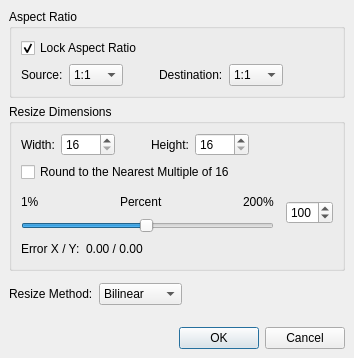
<ui version="4.0" >
 <class>Dialog</class>
 <widget class="QDialog" name="Dialog" >
  <property name="geometry" >
   <rect>
    <x>0</x>
    <y>0</y>
    <width>350</width>
    <height>342</height>
   </rect>
  </property>
  <property name="windowTitle" >
   <string>Resize</string>
  </property>
  <layout class="QVBoxLayout" >
   <property name="margin" >
    <number>9</number>
   </property>
   <property name="spacing" >
    <number>6</number>
   </property>
   <item>
    <widget class="QGroupBox" name="groupBox_2" >
     <property name="title" >
      <string>Aspect Ratio</string>
     </property>
     <layout class="QVBoxLayout" >
      <property name="margin" >
       <number>9</number>
      </property>
      <property name="spacing" >
       <number>6</number>
      </property>
      <item>
       <widget class="QCheckBox" name="lockArCheckBox" >
        <property name="text" >
         <string>Lock Aspect Ratio</string>
        </property>
        <property name="checked" >
         <bool>true</bool>
        </property>
       </widget>
      </item>
      <item>
       <layout class="QHBoxLayout" >
        <property name="margin" >
         <number>0</number>
        </property>
        <property name="spacing" >
         <number>6</number>
        </property>
        <item>
         <widget class="QLabel" name="label_4" >
          <property name="text" >
           <string>Source:</string>
          </property>
         </widget>
        </item>
        <item>
         <widget class="QComboBox" name="comboBoxSource" >
          <item>
           <property name="text" >
            <string>1:1</string>
           </property>
          </item>
          <item>
           <property name="text" >
            <string>4:3</string>
           </property>
          </item>
          <item>
           <property name="text" >
            <string>16:9</string>
           </property>
          </item>
         </widget>
        </item>
        <item>
         <spacer>
          <property name="orientation" >
           <enum>Qt::Horizontal</enum>
          </property>
          <property name="sizeType" >
           <enum>QSizePolicy::Fixed</enum>
          </property>
          <property name="sizeHint" >
           <size>
            <width>30</width>
            <height>20</height>
           </size>
          </property>
         </spacer>
        </item>
        <item>
         <widget class="QLabel" name="label_3" >
          <property name="text" >
           <string>Destination:</string>
          </property>
         </widget>
        </item>
        <item>
         <widget class="QComboBox" name="comboBoxDestination" >
          <item>
           <property name="text" >
            <string>1:1</string>
           </property>
          </item>
          <item>
           <property name="text" >
            <string>4:3</string>
           </property>
          </item>
          <item>
           <property name="text" >
            <string>16:9</string>
           </property>
          </item>
         </widget>
        </item>
        <item>
         <spacer>
          <property name="orientation" >
           <enum>Qt::Horizontal</enum>
          </property>
          <property name="sizeHint" >
           <size>
            <width>40</width>
            <height>20</height>
           </size>
          </property>
         </spacer>
        </item>
       </layout>
      </item>
     </layout>
    </widget>
   </item>
   <item>
    <widget class="QGroupBox" name="groupBox" >
     <property name="title" >
      <string>Resize Dimensions</string>
     </property>
     <layout class="QVBoxLayout" >
      <property name="margin" >
       <number>9</number>
      </property>
      <property name="spacing" >
       <number>6</number>
      </property>
      <item>
       <layout class="QHBoxLayout" >
        <property name="margin" >
         <number>0</number>
        </property>
        <property name="spacing" >
         <number>6</number>
        </property>
        <item>
         <widget class="QLabel" name="label" >
          <property name="text" >
           <string>Width:</string>
          </property>
         </widget>
        </item>
        <item>
         <widget class="QSpinBox" name="spinBoxWidth" >
          <property name="maximum" >
           <number>2900</number>
          </property>
          <property name="minimum" >
           <number>16</number>
          </property>
          <property name="singleStep" >
           <number>2</number>
          </property>
         </widget>
        </item>
        <item>
         <spacer>
          <property name="orientation" >
           <enum>Qt::Horizontal</enum>
          </property>
          <property name="sizeType" >
           <enum>QSizePolicy::Fixed</enum>
          </property>
          <property name="sizeHint" >
           <size>
            <width>30</width>
            <height>20</height>
           </size>
          </property>
         </spacer>
        </item>
        <item>
         <widget class="QLabel" name="label_2" >
          <property name="text" >
           <string>Height:</string>
          </property>
         </widget>
        </item>
        <item>
         <widget class="QSpinBox" name="spinBoxHeight" >
          <property name="maximum" >
           <number>2000</number>
          </property>
          <property name="minimum" >
           <number>16</number>
          </property>
          <property name="singleStep" >
           <number>2</number>
          </property>
         </widget>
        </item>
        <item>
         <spacer>
          <property name="orientation" >
           <enum>Qt::Horizontal</enum>
          </property>
          <property name="sizeHint" >
           <size>
            <width>40</width>
            <height>20</height>
           </size>
          </property>
         </spacer>
        </item>
       </layout>
      </item>
      <item>
       <widget class="QCheckBox" name="checkBoxRoundup" >
        <property name="text" >
         <string>Round to the Nearest Multiple of 16</string>
        </property>
       </widget>
      </item>
      <item>
       <spacer>
        <property name="orientation" >
         <enum>Qt::Vertical</enum>
        </property>
        <property name="sizeType" >
         <enum>QSizePolicy::Fixed</enum>
        </property>
        <property name="sizeHint" >
         <size>
          <width>312</width>
          <height>4</height>
         </size>
        </property>
       </spacer>
      </item>
      <item>
       <layout class="QVBoxLayout" >
        <property name="margin" >
         <number>0</number>
        </property>
        <property name="spacing" >
         <number>6</number>
        </property>
        <item>
         <layout class="QHBoxLayout" >
          <property name="margin" >
           <number>0</number>
          </property>
          <property name="spacing" >
           <number>12</number>
          </property>
          <item>
           <layout class="QVBoxLayout" >
            <property name="margin" >
             <number>0</number>
            </property>
            <property name="spacing" >
             <number>6</number>
            </property>
            <item>
             <layout class="QHBoxLayout" >
              <property name="margin" >
               <number>0</number>
              </property>
              <property name="spacing" >
               <number>6</number>
              </property>
              <item>
               <widget class="QLabel" name="label_8" >
                <property name="text" >
                 <string>1%</string>
                </property>
               </widget>
              </item>
              <item>
               <spacer>
                <property name="orientation" >
                 <enum>Qt::Horizontal</enum>
                </property>
                <property name="sizeHint" >
                 <size>
                  <width>40</width>
                  <height>20</height>
                 </size>
                </property>
               </spacer>
              </item>
              <item>
               <widget class="QLabel" name="label_5" >
                <property name="text" >
                 <string>Percent</string>
                </property>
               </widget>
              </item>
              <item>
               <spacer>
                <property name="orientation" >
                 <enum>Qt::Horizontal</enum>
                </property>
                <property name="sizeHint" >
                 <size>
                  <width>40</width>
                  <height>20</height>
                 </size>
                </property>
               </spacer>
              </item>
              <item>
               <widget class="QLabel" name="label_9" >
                <property name="text" >
                 <string>200%</string>
                </property>
               </widget>
              </item>
             </layout>
            </item>
            <item>
             <widget class="QSlider" name="horizontalSlider" >
              <property name="minimum" >
               <number>1</number>
              </property>
              <property name="maximum" >
               <number>200</number>
              </property>
              <property name="value" >
               <number>100</number>
              </property>
              <property name="orientation" >
               <enum>Qt::Horizontal</enum>
              </property>
             </widget>
            </item>
           </layout>
          </item>
          <item>
           <widget class="QSpinBox" name="percentageSpinBox" >
            <property name="maximum" >
             <number>200</number>
            </property>
            <property name="minimum" >
             <number>1</number>
            </property>
            <property name="value" >
             <number>100</number>
            </property>
           </widget>
          </item>
         </layout>
        </item>
        <item>
         <layout class="QHBoxLayout" >
          <property name="margin" >
           <number>0</number>
          </property>
          <property name="spacing" >
           <number>6</number>
          </property>
          <item>
           <widget class="QLabel" name="label_10" >
            <property name="text" >
             <string>Error X / Y:</string>
            </property>
           </widget>
          </item>
          <item>
           <widget class="QLabel" name="labelErrorXY" >
            <property name="text" >
             <string>0.00 / 0.00</string>
            </property>
           </widget>
          </item>
          <item>
           <spacer>
            <property name="orientation" >
             <enum>Qt::Horizontal</enum>
            </property>
            <property name="sizeHint" >
             <size>
              <width>40</width>
              <height>20</height>
             </size>
            </property>
           </spacer>
          </item>
         </layout>
        </item>
       </layout>
      </item>
     </layout>
    </widget>
   </item>
   <item>
    <spacer>
     <property name="orientation" >
      <enum>Qt::Vertical</enum>
     </property>
     <property name="sizeType" >
      <enum>QSizePolicy::Fixed</enum>
     </property>
     <property name="sizeHint" >
      <size>
       <width>332</width>
       <height>6</height>
      </size>
     </property>
    </spacer>
   </item>
   <item>
    <layout class="QHBoxLayout" >
     <property name="margin" >
      <number>0</number>
     </property>
     <property name="spacing" >
      <number>6</number>
     </property>
     <item>
      <widget class="QLabel" name="label_6" >
       <property name="text" >
        <string>Resize Method:</string>
       </property>
      </widget>
     </item>
     <item>
      <widget class="QComboBox" name="comboBoxAlgo" >
       <item>
        <property name="text" >
         <string>Bilinear</string>
        </property>
       </item>
       <item>
        <property name="text" >
         <string>Bicubic</string>
        </property>
       </item>
       <item>
        <property name="text" >
         <string>Lanzcos3</string>
        </property>
       </item>
      </widget>
     </item>
     <item>
      <spacer>
       <property name="orientation" >
        <enum>Qt::Horizontal</enum>
       </property>
       <property name="sizeHint" >
        <size>
         <width>40</width>
         <height>20</height>
        </size>
       </property>
      </spacer>
     </item>
    </layout>
   </item>
   <item>
    <spacer>
     <property name="orientation" >
      <enum>Qt::Vertical</enum>
     </property>
     <property name="sizeType" >
      <enum>QSizePolicy::MinimumExpanding</enum>
     </property>
     <property name="sizeHint" >
      <size>
       <width>20</width>
       <height>16</height>
      </size>
     </property>
    </spacer>
   </item>
   <item>
    <widget class="QDialogButtonBox" name="buttonBox" >
     <property name="orientation" >
      <enum>Qt::Horizontal</enum>
     </property>
     <property name="standardButtons" >
      <set>QDialogButtonBox::Cancel|QDialogButtonBox::NoButton|QDialogButtonBox::Ok</set>
     </property>
    </widget>
   </item>
  </layout>
 </widget>
 <tabstops>
  <tabstop>lockArCheckBox</tabstop>
  <tabstop>comboBoxSource</tabstop>
  <tabstop>comboBoxDestination</tabstop>
  <tabstop>spinBoxWidth</tabstop>
  <tabstop>spinBoxHeight</tabstop>
  <tabstop>checkBoxRoundup</tabstop>
  <tabstop>horizontalSlider</tabstop>
  <tabstop>percentageSpinBox</tabstop>
  <tabstop>comboBoxAlgo</tabstop>
  <tabstop>buttonBox</tabstop>
 </tabstops>
 <resources/>
 <connections>
  <connection>
   <sender>buttonBox</sender>
   <signal>rejected()</signal>
   <receiver>Dialog</receiver>
   <slot>reject()</slot>
   <hints>
    <hint type="sourcelabel" >
     <x>316</x>
     <y>260</y>
    </hint>
    <hint type="destinationlabel" >
     <x>286</x>
     <y>274</y>
    </hint>
   </hints>
  </connection>
  <connection>
   <sender>lockArCheckBox</sender>
   <signal>toggled(bool)</signal>
   <receiver>label_8</receiver>
   <slot>setEnabled(bool)</slot>
   <hints>
    <hint type="sourcelabel" >
     <x>184</x>
     <y>117</y>
    </hint>
    <hint type="destinationlabel" >
     <x>39</x>
     <y>148</y>
    </hint>
   </hints>
  </connection>
  <connection>
   <sender>lockArCheckBox</sender>
   <signal>toggled(bool)</signal>
   <receiver>label_5</receiver>
   <slot>setEnabled(bool)</slot>
   <hints>
    <hint type="sourcelabel" >
     <x>184</x>
     <y>117</y>
    </hint>
    <hint type="destinationlabel" >
     <x>150</x>
     <y>148</y>
    </hint>
   </hints>
  </connection>
  <connection>
   <sender>lockArCheckBox</sender>
   <signal>toggled(bool)</signal>
   <receiver>label_9</receiver>
   <slot>setEnabled(bool)</slot>
   <hints>
    <hint type="sourcelabel" >
     <x>184</x>
     <y>117</y>
    </hint>
    <hint type="destinationlabel" >
     <x>267</x>
     <y>148</y>
    </hint>
   </hints>
  </connection>
  <connection>
   <sender>lockArCheckBox</sender>
   <signal>toggled(bool)</signal>
   <receiver>horizontalSlider</receiver>
   <slot>setEnabled(bool)</slot>
   <hints>
    <hint type="sourcelabel" >
     <x>184</x>
     <y>117</y>
    </hint>
    <hint type="destinationlabel" >
     <x>156</x>
     <y>164</y>
    </hint>
   </hints>
  </connection>
  <connection>
   <sender>lockArCheckBox</sender>
   <signal>toggled(bool)</signal>
   <receiver>percentageSpinBox</receiver>
   <slot>setEnabled(bool)</slot>
   <hints>
    <hint type="sourcelabel" >
     <x>184</x>
     <y>117</y>
    </hint>
    <hint type="destinationlabel" >
     <x>317</x>
     <y>155</y>
    </hint>
   </hints>
  </connection>
  <connection>
   <sender>lockArCheckBox</sender>
   <signal>toggled(bool)</signal>
   <receiver>checkBoxRoundup</receiver>
   <slot>setEnabled(bool)</slot>
   <hints>
    <hint type="sourcelabel" >
     <x>184</x>
     <y>95</y>
    </hint>
    <hint type="destinationlabel" >
     <x>184</x>
     <y>117</y>
    </hint>
   </hints>
  </connection>
  <connection>
   <sender>lockArCheckBox</sender>
   <signal>toggled(bool)</signal>
   <receiver>label_10</receiver>
   <slot>setEnabled(bool)</slot>
   <hints>
    <hint type="sourcelabel" >
     <x>182</x>
     <y>155</y>
    </hint>
    <hint type="destinationlabel" >
     <x>55</x>
     <y>251</y>
    </hint>
   </hints>
  </connection>
  <connection>
   <sender>lockArCheckBox</sender>
   <signal>toggled(bool)</signal>
   <receiver>labelErrorXY</receiver>
   <slot>setEnabled(bool)</slot>
   <hints>
    <hint type="sourcelabel" >
     <x>182</x>
     <y>155</y>
    </hint>
    <hint type="destinationlabel" >
     <x>114</x>
     <y>251</y>
    </hint>
   </hints>
  </connection>
  <connection>
   <sender>lockArCheckBox</sender>
   <signal>toggled(bool)</signal>
   <receiver>label_4</receiver>
   <slot>setEnabled(bool)</slot>
   <hints>
    <hint type="sourcelabel" >
     <x>182</x>
     <y>69</y>
    </hint>
    <hint type="destinationlabel" >
     <x>46</x>
     <y>95</y>
    </hint>
   </hints>
  </connection>
  <connection>
   <sender>lockArCheckBox</sender>
   <signal>toggled(bool)</signal>
   <receiver>comboBoxSource</receiver>
   <slot>setEnabled(bool)</slot>
   <hints>
    <hint type="sourcelabel" >
     <x>182</x>
     <y>69</y>
    </hint>
    <hint type="destinationlabel" >
     <x>94</x>
     <y>95</y>
    </hint>
   </hints>
  </connection>
  <connection>
   <sender>lockArCheckBox</sender>
   <signal>toggled(bool)</signal>
   <receiver>label_3</receiver>
   <slot>setEnabled(bool)</slot>
   <hints>
    <hint type="sourcelabel" >
     <x>182</x>
     <y>69</y>
    </hint>
    <hint type="destinationlabel" >
     <x>188</x>
     <y>95</y>
    </hint>
   </hints>
  </connection>
  <connection>
   <sender>lockArCheckBox</sender>
   <signal>toggled(bool)</signal>
   <receiver>comboBoxDestination</receiver>
   <slot>setEnabled(bool)</slot>
   <hints>
    <hint type="sourcelabel" >
     <x>182</x>
     <y>69</y>
    </hint>
    <hint type="destinationlabel" >
     <x>247</x>
     <y>95</y>
    </hint>
   </hints>
  </connection>
 </connections>
</ui>
